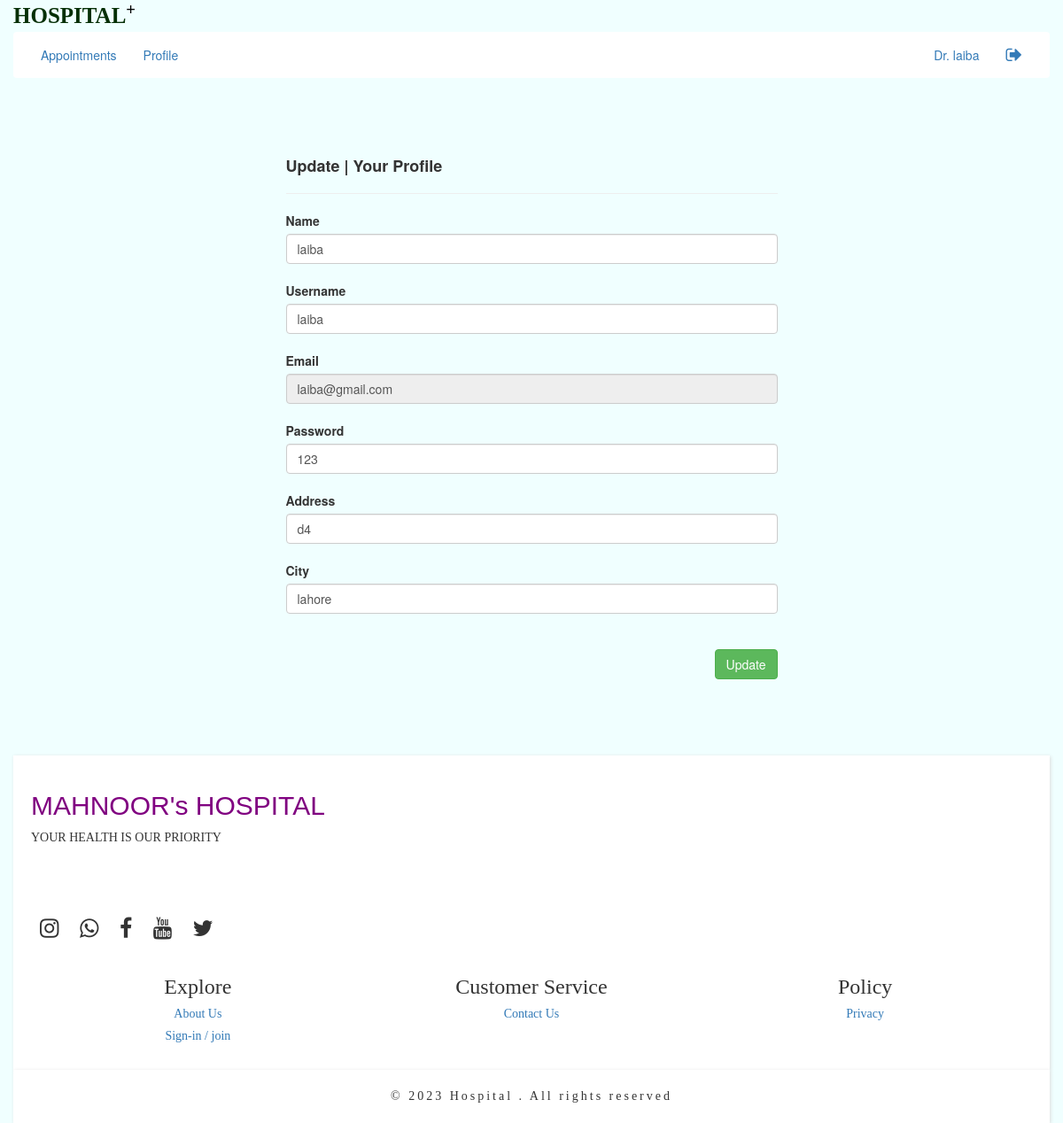
The page /docprofile.php (signed in) on the database its author committed.
### tables this page shows
CREATE TABLE `docregistration` (
  `id` int(11) NOT NULL,
  `fullname` varchar(20) NOT NULL,
  `email` varchar(50) NOT NULL,
  `username` varchar(20) NOT NULL,
  `password` varchar(20) NOT NULL,
  `gender` varchar(20) NOT NULL,
  `address` varchar(20) NOT NULL,
  `city` varchar(20) NOT NULL,
  `cdate` varchar(6) NOT NULL
);

### docprofile.php (the view)
<?php  include("doctorheader.php")   ?>
<br><br>
<div class="col col-lg-3"></div>
<div class="col col-lg-6" >
<br>
<h4><b>Update | Your Profile</b> </h4>
<hr>
<?php
     include("connection.php");
     $user=$_SESSION['user'];
     $sql="SELECT * FROM docregistration WHERE username='$user' ";
     $result=mysqli_query($conn,$sql);
     $row=mysqli_fetch_assoc($result);
     if(mysqli_num_rows($result)>0){
?>
<form action="docprofileupdate.php" method="post">
<label for="">Name</label><br>
<input type="text" name="name" id="" value="<?php  echo $row['fullname'];  ?>" class="form-control"> <br>
<label for="">Username</label><br>
<input type="text" name="user" id="" value="<?php  echo $row['username'];  ?>" class="form-control"> <br>
<label for="">Email </label>
<input type="text" name="email" id="" value="<?php  echo $row['email'];  ?>" readonly="readonly" class="form-control">  <br>
<label for="">Password</label>
<input type="text" name="password" id="" value="<?php  echo $row['password'];  ?>" class="form-control">  <br>
<label for="">Address</label>
<input type="text" name="address" id="" value="<?php  echo $row['address'];  ?>"  class="form-control"> <br>
<label for="">City</label>
<input type="text" name="city" id="" value="<?php  echo $row['city'];  ?>"  class="form-control"> <br>
<br>
<input type="submit" value="Update " name="submit" class="btn btn-success pull-right">
<br>
<br><br>
<?php    }  ?>
</form>
</div>
<div class="col col-lg-3"></div>
<?php  include("footer.php")   ?>

### rows shown on the page
docregistration: name "laiba", user "laiba", email "laiba@gmail.com", password "123", address "d4", city "lahore"

### other values the page prints
$_SESSION['user'] "laiba"
